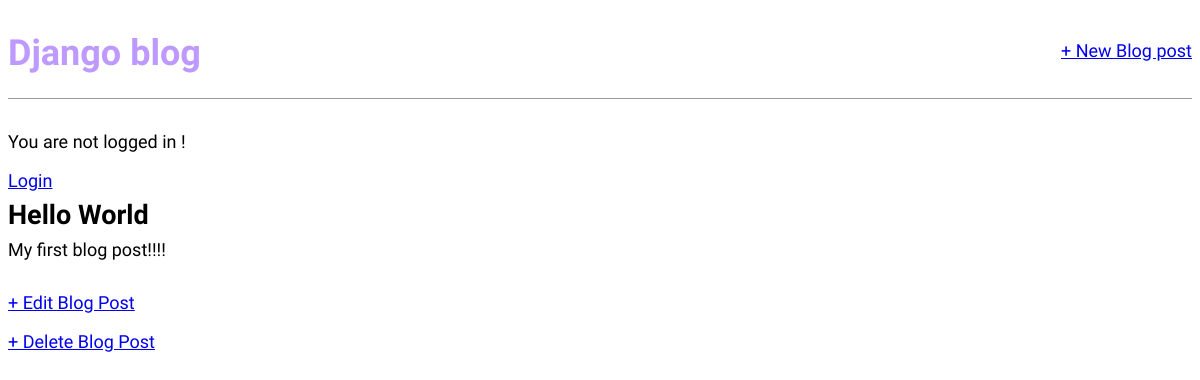
/post/1/, run on an earlier commit of the app's database.
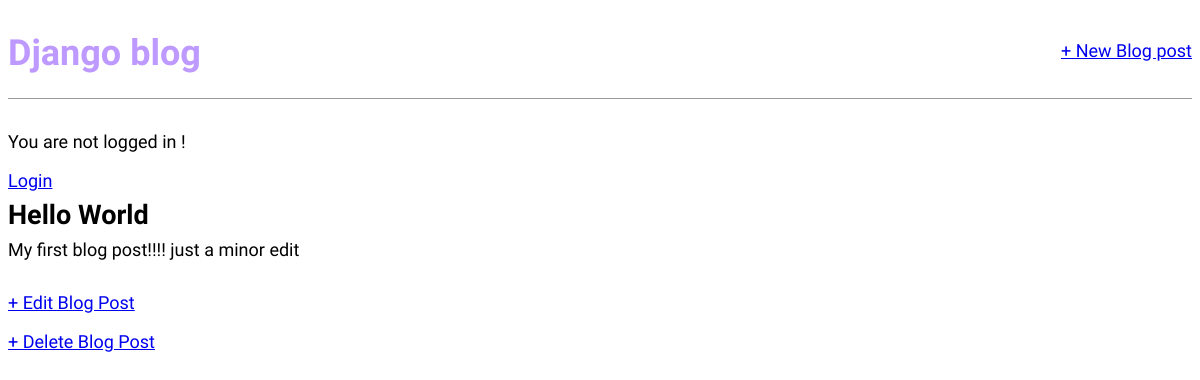
And on a later commit of the database.
### blog/models.py (models this page shows, shortened)
class Post(models.Model):
    title = models.CharField(max_length=200)
    author = models.ForeignKey('auth.User', on_delete=models.CASCADE)
    body = models.TextField()

### blog/views.py (the view)
# urls.py: path('post/<int:pk>/', BlogDetailView.as_view(), name='post_detail'),
class BlogDetailView(DetailView):
    model = Post
    template_name = 'blog/post_detail.html'

### blog/templates/blog/post_detail.html
{% extends 'blog/base.html' %}
{% block content %}
<div class="post-entry">
    <h2>{{ post.title }}</h2>
    <p>{{ post.body }}</p>
</div>
<p><a href="{% url 'post_edit' post.pk %}">+ Edit Blog Post</a></p>
<p><a href="{% url 'post_delete' post.pk %}">+ Delete Blog Post</a></p>
{% endblock %}

What changed in the data, as far as the page shows it:
changed Post "Hello World": body "My first blog post!!!!" → "My first blog post!!!! just a minor edit"
